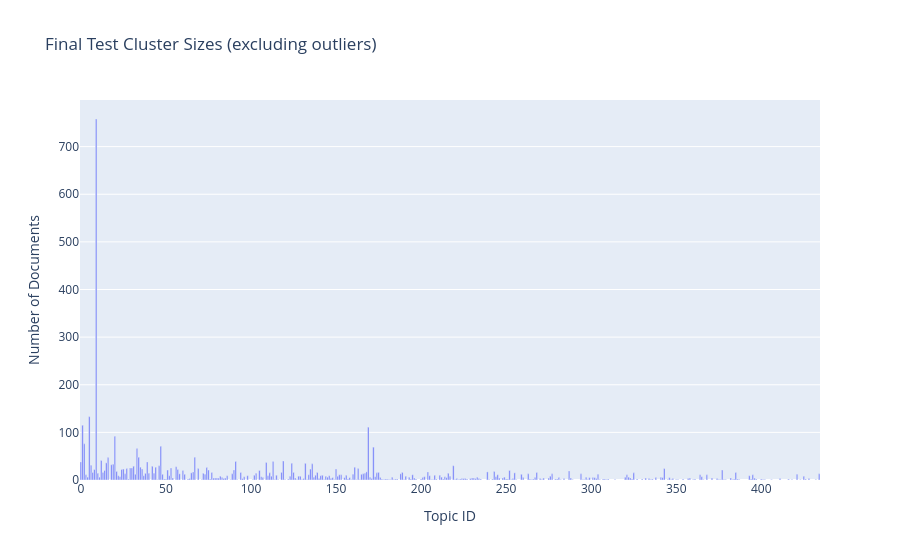
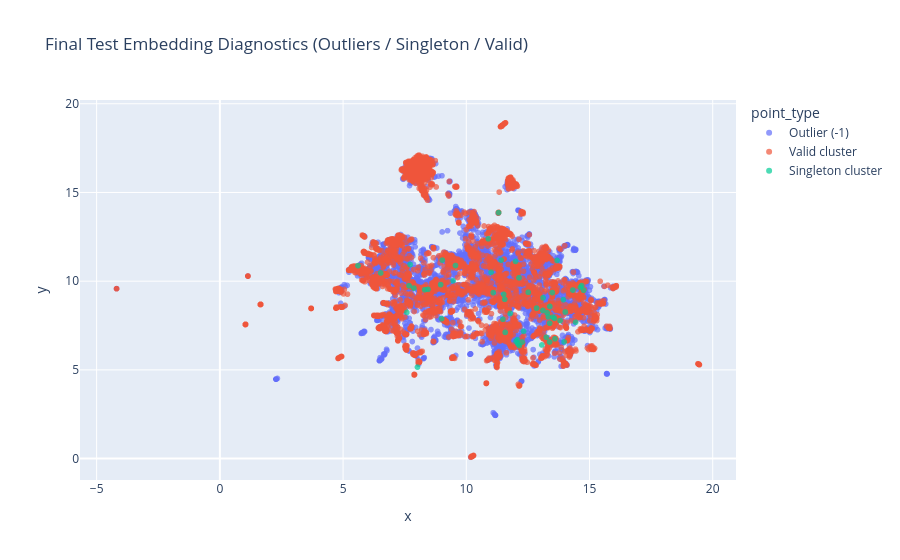
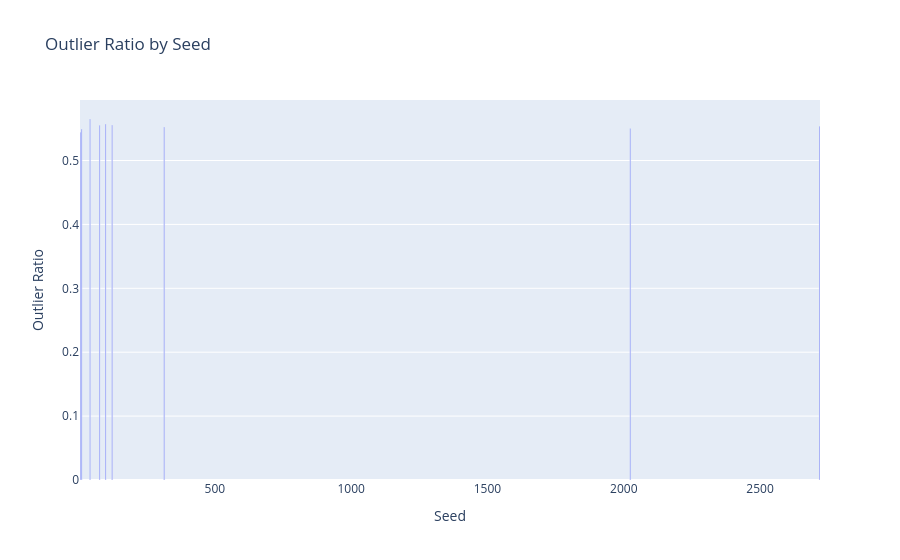
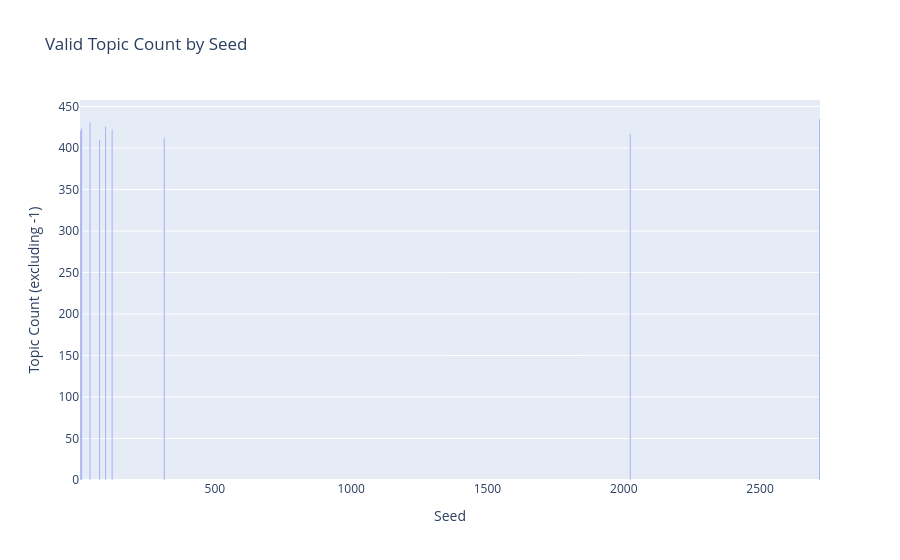

Source (notebook cell) for these figures, in order:
### Markdown cell above
Runs cluster diagnostics and visual sanity-check plots.

### Code cell
import plotly.express as px

# Diagnostics use the currently available final test assignment (`test_topics`) and embeddings (`test_embeddings`).
if 'test_topics' not in globals() or 'test_embeddings' not in globals():
    raise RuntimeError('Please run Cell 24 first so `test_topics` and `test_embeddings` are available.')

labels = np.asarray(test_topics)
emb = np.asarray(test_embeddings)

if labels.shape[0] != emb.shape[0]:
    raise ValueError(f'Mismatch: labels={labels.shape[0]} vs embeddings={emb.shape[0]}')

is_outlier = labels == -1
outlier_ratio_now = float(np.mean(is_outlier)) if len(labels) > 0 else np.nan

valid_labels = labels[~is_outlier]
if len(valid_labels) > 0:
    cluster_size_series = pd.Series(valid_labels).value_counts().sort_values(ascending=False)
else:
    cluster_size_series = pd.Series(dtype='int64')

n_valid_clusters_now = int(cluster_size_series.shape[0])
singleton_topics_now = set(cluster_size_series[cluster_size_series == 1].index.tolist())
n_singletons_now = int(len(singleton_topics_now))

print('Final-clustering diagnostics (current test assignment):')
print(f'  Documents: {len(labels)}')
print(f'  Outlier ratio (-1): {outlier_ratio_now:.4f}')
print(f'  Valid clusters (excluding -1): {n_valid_clusters_now}')
print(f'  Singleton clusters: {n_singletons_now}')

if n_valid_clusters_now == 0:
    print('⚠️ No valid clusters found (all points are outliers).')
elif n_valid_clusters_now == 1:
    print('⚠️ Only one valid cluster found. Silhouette is undefined by design.')
if n_singletons_now > 0:
    print('⚠️ Singleton clusters present. Silhouette excludes them in our robust function.')

# 1) Cluster size distribution (excluding outliers)
if n_valid_clusters_now > 0:
    cluster_size_df = (
        cluster_size_series
        .rename_axis('Topic')
        .reset_index(name='Count')
        .sort_values('Count', ascending=False)
    )
    cluster_size_df['Topic'] = cluster_size_df['Topic'].astype(int)

    fig_sizes = px.bar(
        cluster_size_df,
        x='Topic',
        y='Count',
        title='Final Test Cluster Sizes (excluding outliers)',
        labels={'Topic': 'Topic ID', 'Count': 'Number of Documents'}
    )
    fig_sizes.show()
else:
    print('Cluster-size plot skipped (no valid clusters).')

# 2) 2D embedding view colored by diagnostic point type
# Recompute a 2D projection from test embeddings for visual inspection.
umap_viz = UMAP(n_neighbors=15, n_components=2, metric='cosine', random_state=42)
emb_2d = umap_viz.fit_transform(emb)

point_type = np.where(
    labels == -1,
    'Outlier (-1)',
    np.where(np.isin(labels, list(singleton_topics_now)), 'Singleton cluster', 'Valid cluster')
)

viz_df = pd.DataFrame({
    'x': emb_2d[:, 0],
    'y': emb_2d[:, 1],
    'topic': labels.astype(int),
    'point_type': point_type
})

fig_diag = px.scatter(
    viz_df,
    x='x',
    y='y',
    color='point_type',
    hover_data=['topic'],
    title='Final Test Embedding Diagnostics (Outliers / Singleton / Valid)'
)
fig_diag.update_traces(marker=dict(size=6, opacity=0.7))
fig_diag.show()

# 3) Seed-level context from the multi-seed run
if 'seed_results' in globals() and isinstance(seed_results, pd.DataFrame) and not seed_results.empty:
    seed_plot_df = seed_results.copy()

    fig_seed_outliers = px.bar(
        seed_plot_df,
        x='seed',
        y='test_outlier_ratio',
        title='Outlier Ratio by Seed',
        labels={'seed': 'Seed', 'test_outlier_ratio': 'Outlier Ratio'}
    )
    fig_seed_outliers.show()

    fig_seed_topics = px.bar(
        seed_plot_df,
        x='seed',
        y='test_topic_count',
        title='Valid Topic Count by Seed',
        labels={'seed': 'Seed', 'test_topic_count': 'Topic Count (excluding -1)'}
    )
    fig_seed_topics.show()
else:
    print('Seed-level plots skipped (run Cell 24 first to populate `seed_results`).')

### Figure 1 — Plotly figure (JSON) as saved in the notebook; plotly's stock layout.template omitted (floating-point values rounded to 4 significant figures; data arrays with more than 128 entries replaced by an {"elided": "..."} marker saying what was removed)
{"data": [{"hovertemplate": "Topic ID=%{x}<br>Number of Documents=%{y}<extra></extra>", "legendgroup": "", "marker": {"color": "#636efa", "pattern": {"shape": ""}}, "name": "", "orientation": "v", "showlegend": false, "textposition": "auto", "type": "bar", "x": {"elided": "328 int values"}, "xaxis": "x", "y": {"elided": "328 int values"}, "yaxis": "y"}], "layout": {"barmode": "relative", "legend": {"tracegroupgap": 0}, "title": {"text": "Final Test Cluster Sizes (excluding outliers)"}, "xaxis": {"anchor": "y", "domain": [0, 1], "title": {"text": "Topic ID"}}, "yaxis": {"anchor": "x", "domain": [0, 1], "title": {"text": "Number of Documents"}}}}

### Figure 2 — Plotly figure (JSON) as saved in the notebook; plotly's stock layout.template omitted (floating-point values rounded to 4 significant figures; data arrays with more than 128 entries replaced by an {"elided": "..."} marker saying what was removed)
{"data": [{"customdata": {"elided": "5555x1 int values"}, "hovertemplate": "point_type=Outlier (-1)<br>x=%{x}<br>y=%{y}<br>topic=%{customdata[0]}<extra></extra>", "legendgroup": "Outlier (-1)", "marker": {"color": "#636efa", "opacity": 0.7, "size": 6, "symbol": "circle"}, "mode": "markers", "name": "Outlier (-1)", "showlegend": true, "type": "scattergl", "x": {"elided": "5555 float values"}, "xaxis": "x", "y": {"elided": "5555 float values"}, "yaxis": "y"}, {"customdata": {"elided": "4424x1 int values"}, "hovertemplate": "point_type=Valid cluster<br>x=%{x}<br>y=%{y}<br>topic=%{customdata[0]}<extra></extra>", "legendgroup": "Valid cluster", "marker": {"color": "#EF553B", "opacity": 0.7, "size": 6, "symbol": "circle"}, "mode": "markers", "name": "Valid cluster", "showlegend": true, "type": "scattergl", "x": {"elided": "4424 float values"}, "xaxis": "x", "y": {"elided": "4424 float values"}, "yaxis": "y"}, {"customdata": [[184], [133], [314], [271], [88], [289], [282], [116], [162], [220], [335], [256], [120], [401], [418], [265], [350], [351], [182], [181], [379], [305], [375], [309], [406], [206], [71], [345], [387], [143], [178], [432], [130], [45], [383], [92], [295], [378], [164], [296], [423], [222], [114], [347], [127], [360], [101], [376], [402], [207], [298], [190], [149], [159], [240], [253], [366]], "hovertemplate": "point_type=Singleton cluster<br>x=%{x}<br>y=%{y}<br>topic=%{customdata[0]}<extra></extra>", "legendgroup": "Singleton cluster", "marker": {"color": "#00cc96", "opacity": 0.7, "size": 6, "symbol": "circle"}, "mode": "markers", "name": "Singleton cluster", "showlegend": true, "type": "scattergl", "x": [9.466, 12.51, 11.48, 14.02, 8.019, 11.78, 13.58, 13.52, 13.39, 8.311, 13.81, 13.97, 7.678, 13.33, 10.89, 11.31, 13.25, 9.027, 11.56, 13.6, 12.14, 13.69, 7.588, 14.76, 13.11, 13.38, 8.446, 8.997, 13.49, 13.39, 14.32, 14.68, 12.07, 14.63, 13.07, 13.11, 11.01, 12.0, 14.44, 7.875, 11.58, 12.09, 13.94, 11.41, 12.33, 6.529, 12.15, 12.02, 11.1, 11.52, 7.721, 8.959, 9.562, 13.28, 5.606, 12.27, 12.85], "xaxis": "x", "y": [10.02, 9.373, 7.854, 8.263, 5.156, 8.18, 7.9, 7.974, 8.578, 9.518, 7.775, 6.582, 9.744, 7.991, 12.39, 13.86, 6.837, 11.19, 8.978, 6.752, 10.19, 11.17, 8.241, 9.489, 8.352, 6.572, 9.54, 7.887, 9.357, 7.629, 9.5, 9.752, 6.697, 9.654, 6.405, 9.064, 10.5, 11.11, 7.679, 9.611, 7.115, 6.467, 8.96, 11.19, 7.174, 10.46, 6.372, 6.607, 9.356, 9.258, 10.94, 9.806, 10.88, 8.215, 10.87, 6.57, 8.482], "yaxis": "y"}], "layout": {"legend": {"title": {"text": "point_type"}, "tracegroupgap": 0}, "title": {"text": "Final Test Embedding Diagnostics (Outliers / Singleton / Valid)"}, "xaxis": {"anchor": "y", "domain": [0, 1], "title": {"text": "x"}}, "yaxis": {"anchor": "x", "domain": [0, 1], "title": {"text": "y"}}}}

### Figure 3 — Plotly figure (JSON) as saved in the notebook; plotly's stock layout.template omitted (floating-point values rounded to 4 significant figures)
{"data": [{"hovertemplate": "Seed=%{x}<br>Outlier Ratio=%{y}<extra></extra>", "legendgroup": "", "marker": {"color": "#636efa", "pattern": {"shape": ""}}, "name": "", "orientation": "v", "showlegend": false, "textposition": "auto", "type": "bar", "x": [42, 7, 123, 2024, 99, 11, 77, 314, 2718], "xaxis": "x", "y": [0.565, 0.544, 0.5556, 0.5502, 0.557, 0.5494, 0.555, 0.5524, 0.5535], "yaxis": "y"}], "layout": {"barmode": "relative", "legend": {"tracegroupgap": 0}, "title": {"text": "Outlier Ratio by Seed"}, "xaxis": {"anchor": "y", "domain": [0, 1], "title": {"text": "Seed"}}, "yaxis": {"anchor": "x", "domain": [0, 1], "title": {"text": "Outlier Ratio"}}}}

### Figure 4 — Plotly figure (JSON) as saved in the notebook; plotly's stock layout.template omitted (floating-point values rounded to 4 significant figures)
{"data": [{"hovertemplate": "Seed=%{x}<br>Topic Count (excluding -1)=%{y}<extra></extra>", "legendgroup": "", "marker": {"color": "#636efa", "pattern": {"shape": ""}}, "name": "", "orientation": "v", "showlegend": false, "textposition": "auto", "type": "bar", "x": [42, 7, 123, 2024, 99, 11, 77, 314, 2718], "xaxis": "x", "y": [431, 421, 422, 417, 426, 424, 410, 412, 435], "yaxis": "y"}], "layout": {"barmode": "relative", "legend": {"tracegroupgap": 0}, "title": {"text": "Valid Topic Count by Seed"}, "xaxis": {"anchor": "y", "domain": [0, 1], "title": {"text": "Seed"}}, "yaxis": {"anchor": "x", "domain": [0, 1], "title": {"text": "Topic Count (excluding -1)"}}}}
